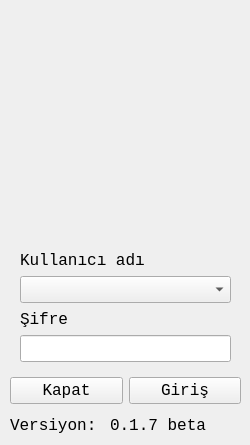
<?xml version="1.0" encoding="UTF-8"?>
<ui version="4.0">
 <class>LoginForm</class>
 <widget class="QMainWindow" name="LoginForm">
  <property name="geometry">
   <rect>
    <x>0</x>
    <y>0</y>
    <width>250</width>
    <height>445</height>
   </rect>
  </property>
  <property name="minimumSize">
   <size>
    <width>250</width>
    <height>445</height>
   </size>
  </property>
  <property name="maximumSize">
   <size>
    <width>250</width>
    <height>445</height>
   </size>
  </property>
  <property name="font">
   <font>
    <family>Monospace</family>
    <pointsize>12</pointsize>
   </font>
  </property>
  <property name="windowTitle">
   <string>MHSS Giriş</string>
  </property>
  <property name="windowIcon">
   <iconset resource="images.qrc">
    <normaloff>:/images/ui/mhss.png</normaloff>:/images/ui/mhss.png</iconset>
  </property>
  <widget class="QWidget" name="centralwidget">
   <widget class="QLabel" name="label">
    <property name="geometry">
     <rect>
      <x>30</x>
      <y>30</y>
      <width>191</width>
      <height>191</height>
     </rect>
    </property>
    <property name="text">
     <string/>
    </property>
    <property name="pixmap">
     <pixmap resource="images.qrc">:/images/ui/user.png</pixmap>
    </property>
    <property name="scaledContents">
     <bool>true</bool>
    </property>
   </widget>
   <widget class="QWidget" name="verticalLayoutWidget">
    <property name="geometry">
     <rect>
      <x>20</x>
      <y>250</y>
      <width>211</width>
      <height>112</height>
     </rect>
    </property>
    <layout class="QVBoxLayout" name="verticalLayout">
     <item>
      <widget class="QLabel" name="label_2">
       <property name="text">
        <string>Kullanıcı adı</string>
       </property>
      </widget>
     </item>
     <item>
      <widget class="QComboBox" name="CmBoxUserName"/>
     </item>
     <item>
      <widget class="QLabel" name="label_3">
       <property name="text">
        <string>Şifre</string>
       </property>
      </widget>
     </item>
     <item>
      <widget class="QLineEdit" name="LeditPass">
       <property name="echoMode">
        <enum>QLineEdit::Password</enum>
       </property>
       <property name="clearButtonEnabled">
        <bool>true</bool>
       </property>
      </widget>
     </item>
    </layout>
   </widget>
   <widget class="QWidget" name="horizontalLayoutWidget">
    <property name="geometry">
     <rect>
      <x>10</x>
      <y>370</y>
      <width>231</width>
      <height>41</height>
     </rect>
    </property>
    <layout class="QHBoxLayout" name="horizontalLayout">
     <item>
      <widget class="QPushButton" name="KapatBtn">
       <property name="text">
        <string>Kapat</string>
       </property>
       <property name="icon">
        <iconset resource="images.qrc">
         <normaloff>:/images/ui/remove.png</normaloff>:/images/ui/remove.png</iconset>
       </property>
       <property name="shortcut">
        <string>Esc</string>
       </property>
      </widget>
     </item>
     <item>
      <widget class="QPushButton" name="GirisBtn">
       <property name="text">
        <string>Giriş</string>
       </property>
       <property name="icon">
        <iconset resource="images.qrc">
         <normaloff>:/images/ui/check.png</normaloff>:/images/ui/check.png</iconset>
       </property>
       <property name="shortcut">
        <string>Return</string>
       </property>
      </widget>
     </item>
    </layout>
   </widget>
   <widget class="QLabel" name="label_5">
    <property name="geometry">
     <rect>
      <x>110</x>
      <y>410</y>
      <width>121</width>
      <height>31</height>
     </rect>
    </property>
    <property name="text">
     <string>0.1.7 beta</string>
    </property>
   </widget>
   <widget class="QLabel" name="label_4">
    <property name="geometry">
     <rect>
      <x>10</x>
      <y>410</y>
      <width>91</width>
      <height>31</height>
     </rect>
    </property>
    <property name="text">
     <string>Versiyon:</string>
    </property>
   </widget>
   <widget class="QLabel" name="label_6">
    <property name="enabled">
     <bool>true</bool>
    </property>
    <property name="geometry">
     <rect>
      <x>0</x>
      <y>340</y>
      <width>16</width>
      <height>16</height>
     </rect>
    </property>
    <property name="text">
     <string/>
    </property>
    <property name="pixmap">
     <pixmap resource="images.qrc">:/images/ui/capslock.png</pixmap>
    </property>
    <property name="scaledContents">
     <bool>true</bool>
    </property>
   </widget>
  </widget>
 </widget>
 <tabstops>
  <tabstop>CmBoxUserName</tabstop>
  <tabstop>LeditPass</tabstop>
  <tabstop>GirisBtn</tabstop>
  <tabstop>KapatBtn</tabstop>
 </tabstops>
 <resources>
  <include location="images.qrc"/>
 </resources>
 <connections/>
</ui>
